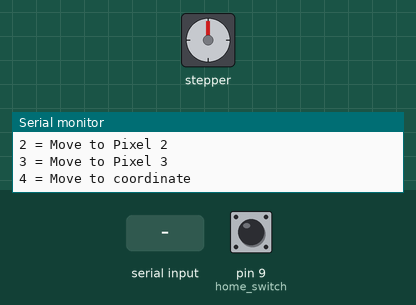
This sketch was run on a simulated Arduino Uno, built with avr-gcc and run on an emulated ATmega328P. On the bench: stepper motor, the last lines printed to the serial monitor. The test bench sets the inputs (shaded band); at power-on: pin 9 (home_switch) HIGH. Stepper angles assume 200 steps per turn.

Above: at 1.2 s.
1.3 s: "90,45\n" received over Serial
At 2.47 s:
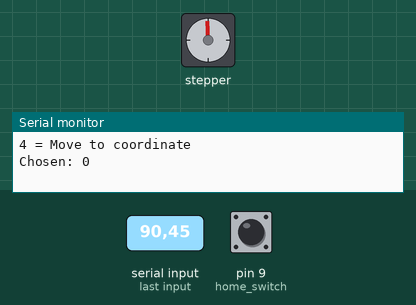
At 3.08 s:
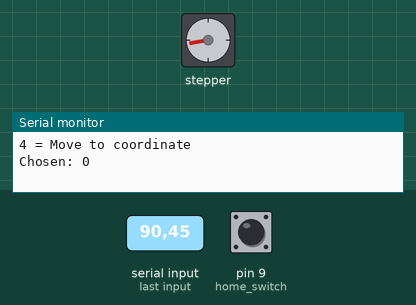
4.3 s: pin 9 (home_switch) pulled LOW for 0.15 s
5.9 s: "1\n" received over Serial
At 6.08 s:
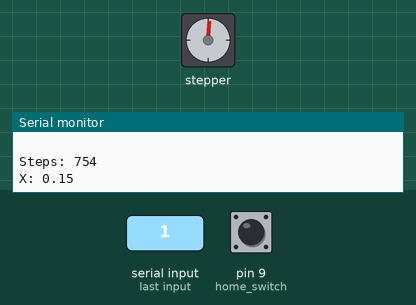
At 7.7 s:
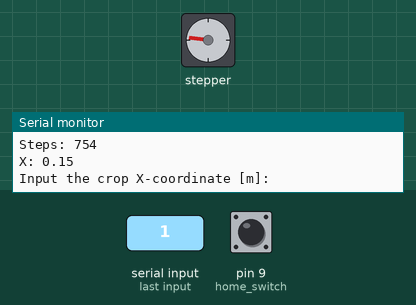
8.9 s: "1,90\n" received over Serial
11.9 s: "2\n" received over Serial
14.9 s: "30,150\n" received over Serial
Timing chart, 0 to 18.9 s (numbered marks = the images above; inputs shaded):
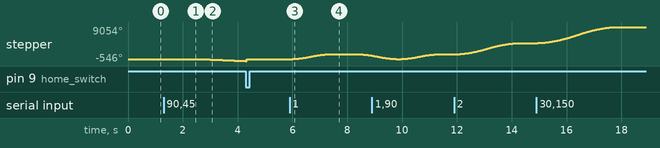

Measured:
- after the input at 1.3 s, stepper: keeps turning counter-clockwise at about 276°/s, starting after 1.0 s

The sketch:

platform.ino
```cpp
#include <AccelStepper.h>
#include <math.h>
#define dirPin 2 //Digital output pin
#define stepPin 3 //Digital output pin
#define motorInterfaceType 1 //Easy driver interface
AccelStepper platform = AccelStepper(motorInterfaceType, stepPin, dirPin);
#define home_switch 9 //Micro-switch used for homing the platform
#define revolution 200 // Steps per full revolution, step angle NEMA17 = 1.8 deg -> 200 steps per 360 deg
#define radius 0.62 //Radius [cm] of the pulley mounted on the NEMA17, r = 2*d


// Globals
int move_finished = 1; // Used to check if move is completed
long initial_homing = -1; // Used to Home Stepper at startup
int input;
float cropX;
int platformRange = 6000; //Maximum steps travel range of the platfrom from homing position
float PixelX[] = {0.15,0.5,0.9}; //X-coordinate of pixels [cm] ([0] = Pixel 1 (most leftern pixel), [1] = Pixel 2 (middle pixel), [2] = Pixel 3 (closest to homing position))
//fix: convert to steps


//Function name is kept as it is in ROS
void subscriberCallback() {
 switch (input) {
  case 0:
    StepperHoming(); //run homing sequence
    break;

  case 1:
    MoveToPixel();
    MoveToCrop();
    break;

     case 2:
    MoveToPixel();
    MoveToCrop();
    break;

     case 3:
    MoveToPixel();
    //MoveToCrop();
    break;
    case 4:
    MoveToCrop();

  default:
    break;
}
}

int Conversion(float X){
  // 100cm = 5030 steps // gemeten van 0 punt tot rechter punt platform.
  //Conversion of X coordinates [cm] to number of steps [-]
  int steps;
  int stepsperm = 5030; //lmao
  steps = X*stepsperm;
    Serial.print("Steps: ");
  Serial.println(steps);
  Serial.print("X: ");
  Serial.println(X);
  if(steps>6000){
    Serial.print("Out of bounds, limit to frame");
    return 5030;
    }
  else{
    return steps;
    }
  }

void MoveToPixel(){ //moves the platform to Pixel 1,2 or 3
  //temp:
  //platform.setSpeed(200);
  int pixel = input-1; //array index of pixel
  platform.moveTo(Conversion(PixelX[pixel]));
   platform.runToPosition();
  }

void MoveToCrop(){ //Moves the platform to the crop, based on the output of the mapping.py script

  Serial.println("Input the crop X-coordinate [m]: ");
  while (Serial.available() == 0) {
    // Wait for input
  }
  cropX = Serial.parseFloat(); //user inputs a value. Simulates subscribing to a topic with ROS
  int stepX = Conversion(cropX);
  Serial.print("Crop coordinate: "); //feedback of chosen value
  Serial.println(cropX);
  Serial.println(" ");
  if(stepX>platformRange||stepX<0){
    Serial.println("X-coordinate out of bounds");
    }
   else{
      platform.moveTo(stepX);
   platform.runToPosition();
      }

  }

void StepperHoming() { //Function that does the homing sequence
  platform.setAcceleration(300.0);
  platform.setMaxSpeed(300.0);
  //Start Homing
  while (digitalRead(home_switch)) {  // Make the Stepper move CW until the switch is activated
    platform.moveTo(initial_homing);  // Set the position to move to
    initial_homing--;  // Decrease by 1 for next move if needed
    platform.run();  // Start moving the stepper
    delay(5);
  }
  //Switch is pressed,
  platform.setCurrentPosition(0);  // Set the current position as zero for now
  platform.setMaxSpeed(100.0);      // Set Max Speed of Stepper (Slower to get better accuracy)
  platform.setAcceleration(100.0);  // Set Acceleration of Stepper
  initial_homing = 1;
  //Back off switch, untill it is not pressed
  while (!digitalRead(home_switch)) { // Make the Stepper move CCW until the switch is deactivated
    platform.moveTo(initial_homing);
    platform.run();
    initial_homing++;
    delay(5);
  }

  platform.setCurrentPosition(0); //Location where the switch is just deactivated: Platform.X=0
  platform.setMaxSpeed(2000.0);      // Max stepper speed
  platform.setAcceleration(1500.0);  // Max stepper acc
  Serial.println("Homing complete");
}

void setup()
{
  pinMode(home_switch, INPUT_PULLUP);
  //StepperHoming(); //Initial homing using the micro-switch

  Serial.begin(115200);
  delay(10);

}

void loop()
{
  Serial.println("Input any number: ");
  Serial.println("0 = Homing sequence");
  Serial.println("1 = Move to Pixel 1");
  Serial.println("2 = Move to Pixel 2");
  Serial.println("3 = Move to Pixel 3");
  Serial.println("4 = Move to coordinate");

  while (Serial.available() == 0) {
    // Wait for input
  }
  input = Serial.parseInt(); //user inputs a value. Simulates subscribing to a topic with ROS
  Serial.print("Chosen: "); //feedback of chosen value
  Serial.println(input);
  Serial.println(" ");

  if(input > 4){
    Serial.println("Invalid input");
    }
  else{
  subscriberCallback(); //If input is valid, run Callback function
  }

}
```
